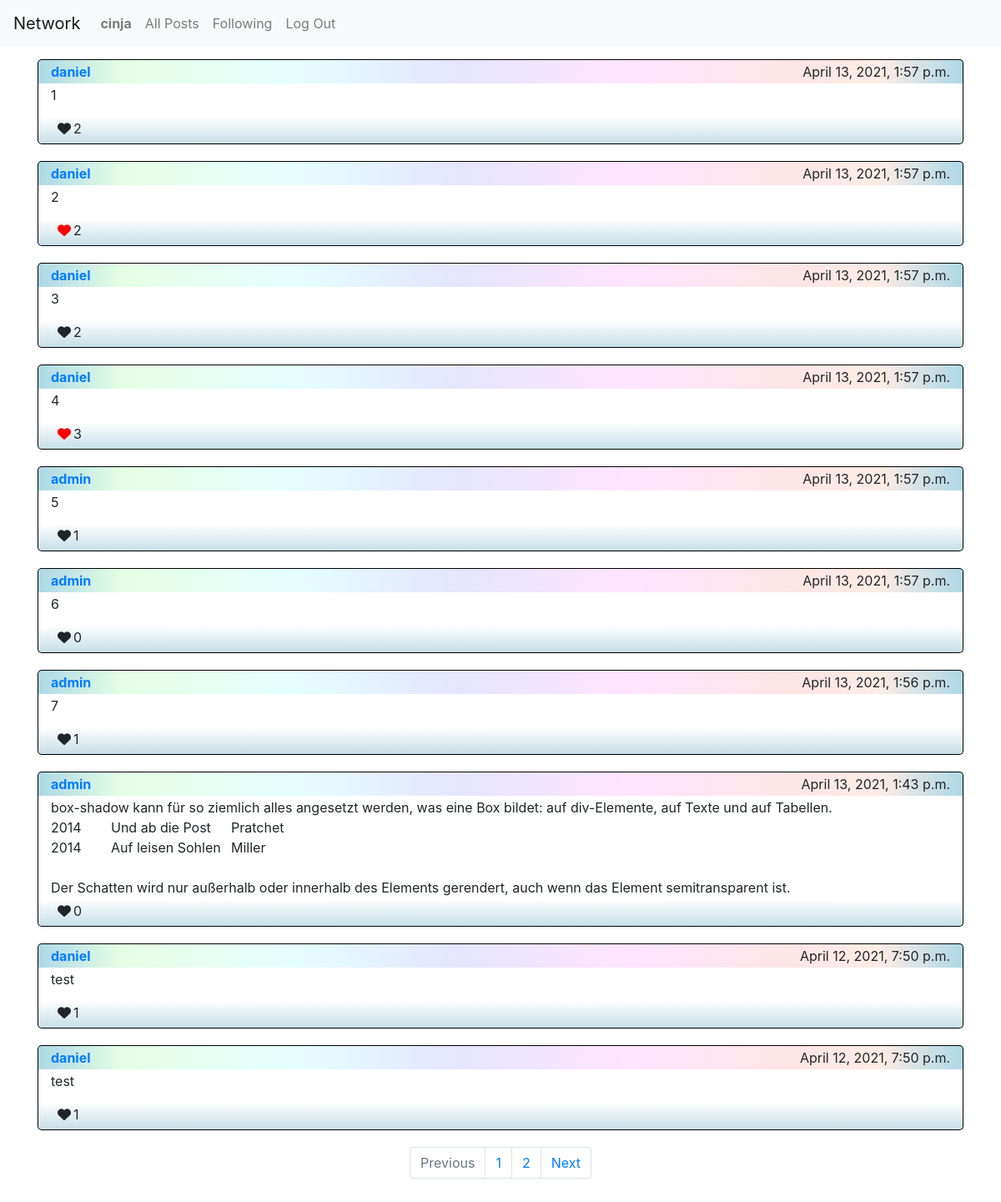
The page /following (signed in) on the database its author committed.
### network/models.py (models this page shows, shortened)
class User(AbstractUser):
    picture = models.ImageField(upload_to='network/', blank=True)

class Post(models.Model):
    creator = models.ForeignKey(User, on_delete=models.CASCADE, related_name="posts")
    content = models.TextField()
    timestamp = models.DateTimeField(auto_now_add=True)
    like = models.ManyToManyField(User, blank=True, related_name="like_users")

### network/views.py (the view)
# urls.py: path("following", views.following_view, name="following"),
@login_required(login_url='login')
def following_view(request):
    users_following = request.user.following_user.all()
    all_posts = Follower.objects.none()
    for follow in users_following:
        all_posts = all_posts | follow.following.posts.all()
    ordered_posts = all_posts.distinct().order_by("-timestamp")
    return render(request, "network/following.html", {
        "post_page": do_pagination(request, ordered_posts)
    })

### network/views.py (called while the page is built)
def do_pagination(request, posts):
    page_num = request.GET.get('page', 1)
    paginator = Paginator(posts, 10)
    try:
        post_page = paginator.page(page_num)
    except PageNotAnInteger:
        post_page = paginator.page(1)
    except EmptyPage:
        post_page = paginator.page(paginator.num_pages)
    return post_page

### network/templates/network/following.html (shortened to what this page needs)
{% extends "network/layout.html" %}
{% load static %}
{% block head %}
    <link href="{% static 'network/posts.css' %}" rel="stylesheet">
{% endblock %}
{% block body %}
    <div id="postsContainer">
        {% for post in post_page %}
            <div class="post container">
                <div class="post head">
                    <a href="{% url 'profile' post.creator.id %}" class="post creator" >{{ post.creator }}</a>
                    <div class="post timestamp">{{ post.timestamp }}</div>
                </div>
                <div class="post body {{ post.id }}">{{post.content}}</div>
                <div class="post footer">
                    {% if request.user in post.like.all %}
                        <div class="post likes yes"><i class="fas fa-heart" data-post-id="{{ post.id }}"></i><span>{{ post.like.all.count }}</span> </div>
                    {% else %}
                        <div class="post likes no"><i class="fas fa-heart" data-post-id="{{ post.id }}"></i><span>{{ post.like.all.count }}</span></div>
                    {% endif %}
                </div>
            </div>
        {% endfor %}
        {% if post_page.has_other_pages %}
            <ul class="pagination">
                {% if post_page.has_previous %}
                    <li class="page-item"><a class="page-link" href="?page={{ post_page.previous_page_number }}">Previous</a></li>
                {% else %}
                    <li class="page-item disabled"><span class="page-link">Previous</span></li>
                {% endif %}
                {% for i in post_page.paginator.page_range %}
                    <li class="page-item"><a class="page-link" href="?page={{ i }}">{{ i }}</a></li>
                {% endfor %}
                {% if post_page.has_next %}
                    <li class="page-item"><a class="page-link" href="?page={{ post_page.next_page_number }}">Next</a></li>
                {% else %}
                    <li class="page-item disabled"><span class="page-link">Next</span></li>
                {% endif %}
            </ul>
        {% endif %}
    </div>
{% endblock %}

### network/templates/network/layout.html (shortened to what this page needs)
{% load static %}
<!DOCTYPE html>
<html lang="en">
    <head>
        <link rel="stylesheet" href="https://stackpath.bootstrapcdn.com/bootstrap/4.4.1/css/bootstrap.min.css">
        <link href="{% static 'network/styles.css' %}" rel="stylesheet">
        {% block head %}
        {% endblock %}
    </head>
    <body>
        <nav class="navbar navbar-expand-lg navbar-light bg-light">
            <a class="navbar-brand" href="#">Network</a>
            <div>
              <ul class="navbar-nav mr-auto">
                {% if user.is_authenticated %}
                    <li class="nav-item">
                        <a class="nav-link" href="{% url 'profile' user.id %}"><strong>{{ user.username }}</strong></a>
                    </li>
                {% endif %}
                <li class="nav-item">
                  <a class="nav-link" href="{% url 'index' %}">All Posts</a>
                </li>
                {% if user.is_authenticated %}
                    <li class="nav-item">
                        <a class="nav-link" href="{% url 'following' %}">Following</a>
                    </li>
                    <li class="nav-item">
                        <a class="nav-link" href="{% url 'logout' %}">Log Out</a>
                    </li>
                {% endif %}
              </ul>
            </div>
          </nav>
        <div class="body">
            {% block body %}
            {% endblock %}
        </div>
    </body>
</html>

### network/static/network/posts.css (style rules this page uses)
#postsContainer { padding: 15px; }
.post.container { margin-bottom: 20px; box-sizing: border-box; }
.post.head, .post.body, .post.footer { padding: 2px 15px; }
.post.head { display: flex; justify-content: space-between; border-radius: 5px 5px 0 0; border: 1px solid black; border-bottom: none; background: lightblue; background-image: linear-gradient(to right, transparent, #e5ffe5, #e5fff2, #e5ffff, #e5f2ff, #e5e5ff, #f2e5ff, #ffe5ff, #ffe5f2, #ffe5e5, #ffece5, transparent); }
.post.creator { font-weight: 700; }
.post.body { border: 1px solid black; border-top: none; border-bottom: none; min-height: 40px; white-space: pre-wrap; }
.post.footer { border-radius: 0 0 5px 5px; border: 1px solid black; border-top: none; background-image: linear-gradient(to top, #c6dee6, transparent); display: flex; justify-content: space-between; }
.post.likes i { padding: 3px 3px 3px 8px; cursor: pointer; transition: all 0.2s ease; }
.post.likes.yes i { color: red; }
.pagination { display: flex; justify-content: center; }

### rows shown on the page
User: username "cinja"
Post: creator "daniel", timestamp "April 13, 2021, 1:57 p.m.", content "1", like.all.count "2"
Post: creator "daniel", timestamp "April 13, 2021, 1:57 p.m.", content "2", like.all.count "2"
Post: creator "daniel", timestamp "April 13, 2021, 1:57 p.m.", content "3", like.all.count "2"
Post: creator "daniel", timestamp "April 13, 2021, 1:57 p.m.", content "4", like.all.count "3"
Post: creator "admin", timestamp "April 13, 2021, 1:57 p.m.", content "5", like.all.count "1"
Post: creator "admin", timestamp "April 13, 2021, 1:57 p.m.", content "6", like.all.count "0"
Post: creator "admin", timestamp "April 13, 2021, 1:56 p.m.", content "7", like.all.count "1"
Post: creator "admin", timestamp "April 13, 2021, 1:43 p.m.", content "box-shadow kann für so ziemlich alles angesetzt werden, was eine Box bildet: auf div-Elemente, auf Texte und auf Tabellen. 2014 Und ab die Post Pratchet 2014 Auf leisen Sohlen Miller Der Schatten wird nur außerhalb oder innerhalb des Elements gerendert, auch wenn das Element semitransparent ist.", like.all.count "0"
Post: creator "daniel", timestamp "April 12, 2021, 7:50 p.m.", content "test", like.all.count "1"
Post: creator "daniel", timestamp "April 12, 2021, 7:50 p.m.", content "test", like.all.count "1"

### other values the page prints
{{ i }} "1" "2"
